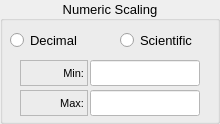
       <widget class="QGroupBox" name="groupXLogLin">
        <property name="geometry">
         <rect>
          <x>10</x>
          <y>38</y>
          <width>220</width>
          <height>124</height>
         </rect>
        </property>
        <property name="sizePolicy">
         <sizepolicy hsizetype="Fixed" vsizetype="Fixed">
          <horstretch>0</horstretch>
          <verstretch>0</verstretch>
         </sizepolicy>
        </property>
        <property name="minimumSize">
         <size>
          <width>220</width>
          <height>124</height>
         </size>
        </property>
        <property name="maximumSize">
         <size>
          <width>220</width>
          <height>124</height>
         </size>
        </property>
        <property name="font">
         <font>
          <pointsize>10</pointsize>
         </font>
        </property>
        <property name="title">
         <string>Numeric Scaling</string>
        </property>
        <property name="alignment">
         <set>Qt::AlignCenter</set>
        </property>
        <widget class="QLabel" name="lblXMin">
         <property name="geometry">
          <rect>
           <x>20</x>
           <y>60</y>
           <width>68</width>
           <height>26</height>
          </rect>
         </property>
         <property name="minimumSize">
          <size>
           <width>68</width>
           <height>26</height>
          </size>
         </property>
         <property name="maximumSize">
          <size>
           <width>68</width>
           <height>26</height>
          </size>
         </property>
         <property name="font">
          <font>
           <pointsize>8</pointsize>
          </font>
         </property>
         <property name="frameShape">
          <enum>QFrame::StyledPanel</enum>
         </property>
         <property name="frameShadow">
          <enum>QFrame::Sunken</enum>
         </property>
         <property name="text">
          <string>Min:</string>
         </property>
         <property name="alignment">
          <set>Qt::AlignRight|Qt::AlignTrailing|Qt::AlignVCenter</set>
         </property>
        </widget>
        <widget class="QLineEdit" name="lineXMin">
         <property name="geometry">
          <rect>
           <x>90</x>
           <y>60</y>
           <width>110</width>
           <height>26</height>
          </rect>
         </property>
         <property name="minimumSize">
          <size>
           <width>110</width>
           <height>26</height>
          </size>
         </property>
         <property name="maximumSize">
          <size>
           <width>110</width>
           <height>26</height>
          </size>
         </property>
         <property name="baseSize">
          <size>
           <width>0</width>
           <height>0</height>
          </size>
         </property>
         <property name="styleSheet">
          <string notr="true">background-color: rgb(255, 255, 255);</string>
         </property>
        </widget>
        <widget class="QLabel" name="lblXMax">
         <property name="geometry">
          <rect>
           <x>20</x>
           <y>90</y>
           <width>68</width>
           <height>26</height>
          </rect>
         </property>
         <property name="minimumSize">
          <size>
           <width>68</width>
           <height>26</height>
          </size>
         </property>
         <property name="maximumSize">
          <size>
           <width>68</width>
           <height>26</height>
          </size>
         </property>
         <property name="font">
          <font>
           <pointsize>8</pointsize>
          </font>
         </property>
         <property name="frameShape">
          <enum>QFrame::StyledPanel</enum>
         </property>
         <property name="frameShadow">
          <enum>QFrame::Sunken</enum>
         </property>
         <property name="text">
          <string>Max:</string>
         </property>
         <property name="alignment">
          <set>Qt::AlignRight|Qt::AlignTrailing|Qt::AlignVCenter</set>
         </property>
        </widget>
        <widget class="QLineEdit" name="lineXMax">
         <property name="geometry">
          <rect>
           <x>90</x>
           <y>90</y>
           <width>110</width>
           <height>26</height>
          </rect>
         </property>
         <property name="sizePolicy">
          <sizepolicy hsizetype="Fixed" vsizetype="Fixed">
           <horstretch>0</horstretch>
           <verstretch>0</verstretch>
          </sizepolicy>
         </property>
         <property name="minimumSize">
          <size>
           <width>110</width>
           <height>26</height>
          </size>
         </property>
         <property name="maximumSize">
          <size>
           <width>110</width>
           <height>26</height>
          </size>
         </property>
         <property name="baseSize">
          <size>
           <width>0</width>
           <height>26</height>
          </size>
         </property>
         <property name="styleSheet">
          <string notr="true">background-color: rgb(255, 255, 255);</string>
         </property>
        </widget>
        <widget class="QRadioButton" name="radioXDecimal">
         <property name="geometry">
          <rect>
           <x>10</x>
           <y>30</y>
           <width>80</width>
           <height>20</height>
          </rect>
         </property>
         <property name="sizePolicy">
          <sizepolicy hsizetype="Fixed" vsizetype="Fixed">
           <horstretch>0</horstretch>
           <verstretch>0</verstretch>
          </sizepolicy>
         </property>
         <property name="minimumSize">
          <size>
           <width>80</width>
           <height>20</height>
          </size>
         </property>
         <property name="maximumSize">
          <size>
           <width>80</width>
           <height>20</height>
          </size>
         </property>
         <property name="text">
          <string>Decimal</string>
         </property>
        </widget>
        <widget class="QRadioButton" name="radioXScientific">
         <property name="geometry">
          <rect>
           <x>120</x>
           <y>30</y>
           <width>80</width>
           <height>20</height>
          </rect>
         </property>
         <property name="sizePolicy">
          <sizepolicy hsizetype="Fixed" vsizetype="Fixed">
           <horstretch>0</horstretch>
           <verstretch>0</verstretch>
          </sizepolicy>
         </property>
         <property name="minimumSize">
          <size>
           <width>80</width>
           <height>20</height>
          </size>
         </property>
         <property name="maximumSize">
          <size>
           <width>80</width>
           <height>20</height>
          </size>
         </property>
         <property name="text">
          <string>Scientific</string>
         </property>
        </widget>
       </widget>
